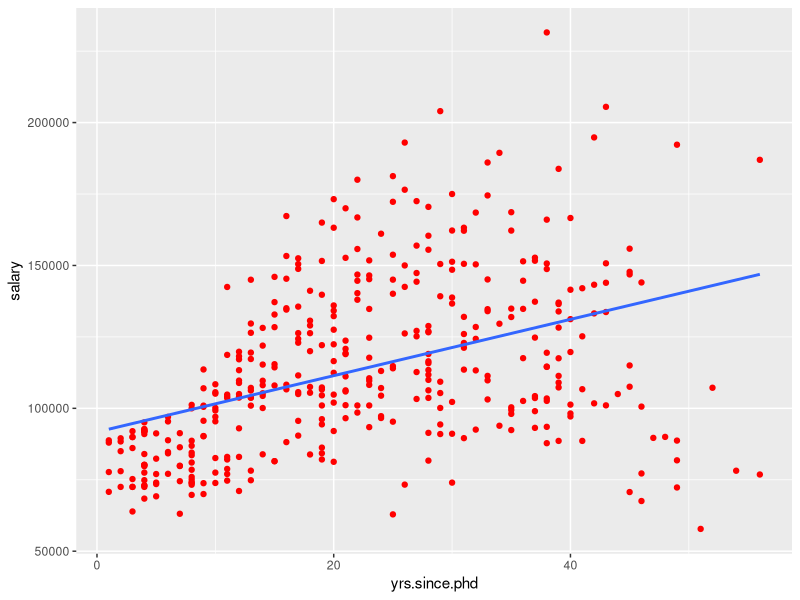
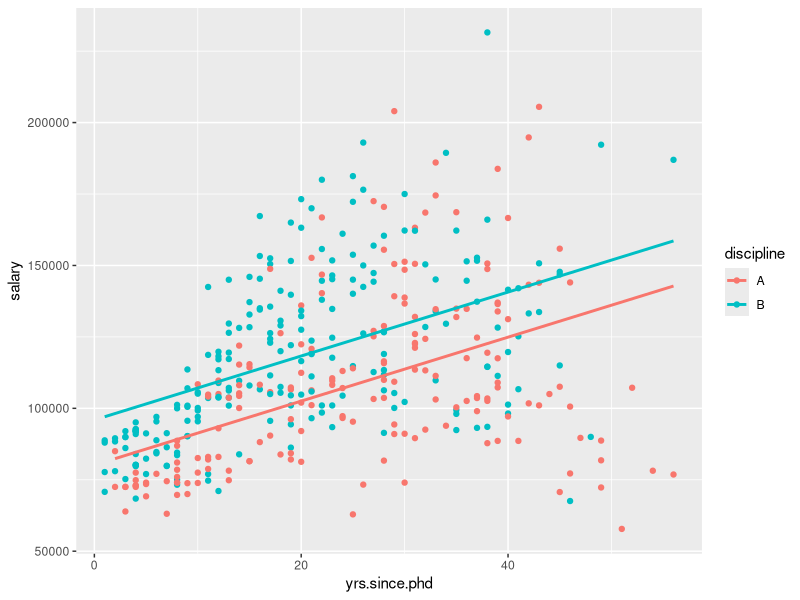
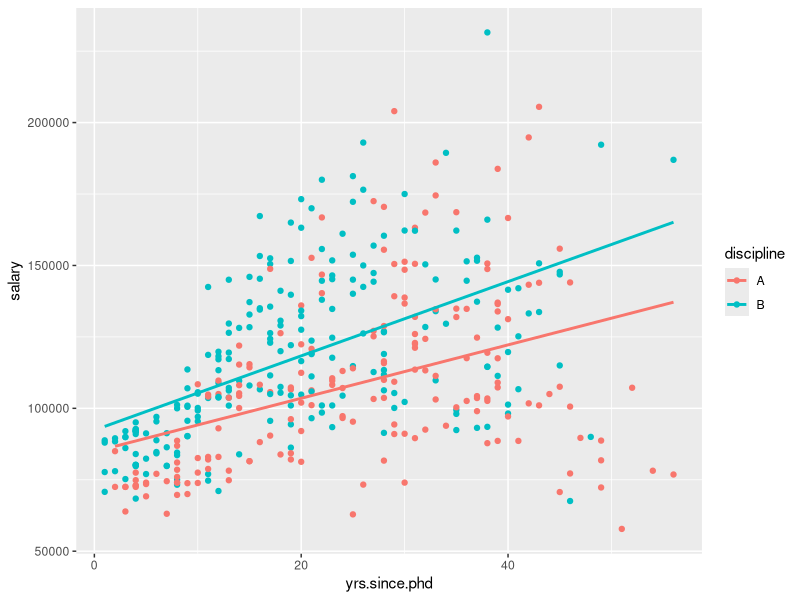
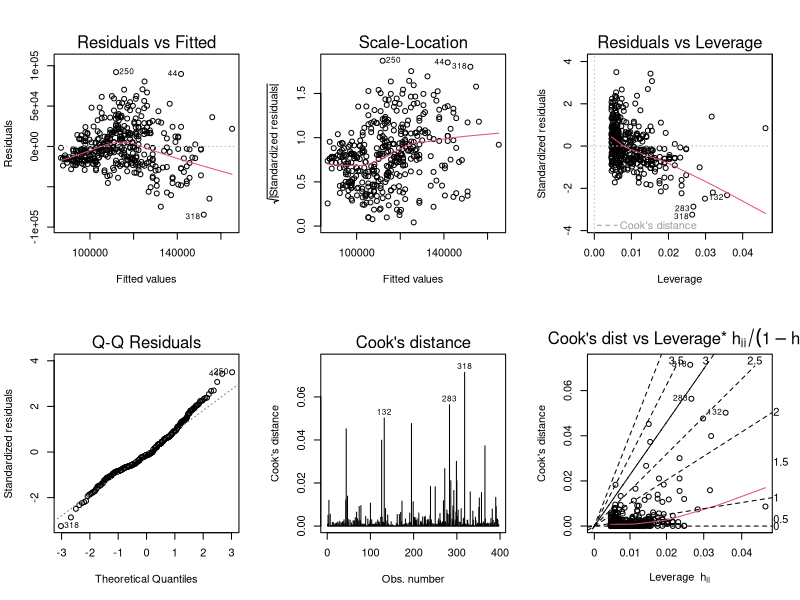

These figures' R source, in order:
### Stats with R Exercise sheet 7

##############################################################################
#Week8: Checking Assumptions underlying ANOVA and linear regression
##############################################################################

## This exercise sheet contains the exercises that you will need to complete and 
## submit by 23:55 on Sunday, January 1. Write the code below the questions. 
## If you need to provide a written answer, comment this out using a hashtag (#). 
## Submit your homework via cms

## Please write below your (and your teammates) name, matriculation number. 
## Name:Mrinal Mahindran-
## Matriculation number:7028742
## Name: Anas Mohammed Ali
## Matriculation number:7028821
## Name:Meenu Anil
## Matriculation number:7028669

###############################################################################
###############################################################################

# The following line of code clears your workspace.

rm(list = ls())


########
### Exercise 1
########

########
### Please, use ggplot to make plots in all exercises unless specified differently!
########


##a) Load the dataset Salaries from package carData and store it in a variable called data. 
# Familiarize yourself with the content of the dataset: 
# https://r-data.pmagunia.com/dataset/r-dataset-package-car-salaries

library(ggplot2)
library(dplyr)
library(car)
data("Salaries")
data <- Salaries


## b) Run a simple regression, just including 'years since PhD' as predictor and salary as the dependent variable
##  Store it in lm1

lm1 <- lm( salary ~ yrs.since.phd , data = data)
summary(lm1)


## c) Report and explain the effect of 'years since PhD'
# From the above result It can be seen that we cannot correctly predict salary from years since phD because we cannot see a good regression line as the points are highly scattered
# The intercept of the regression line on the salary axis is 91718.7 and has a positive slope of 985.3.




## d) Make a scatterplot of salary by 'years since PhD', including the regression line
ggplot(data, aes(y=salary, x=yrs.since.phd)) +
  geom_point(color = "red") +
  geom_smooth(method ='lm', se =FALSE)


## e) Next, fit a model of salary including 'years since PhD' and discipline as predictors, store it in lm2
lm2 <- lm( salary ~ yrs.since.phd + discipline +0 , data = data)
lm2

## f) Report and explain the effects of 'years since PhD' and discipline.
# From the above result we can see that both the disciplines A and B have the same slope of 1119. Discipline A has intercept of 80158 on the salary axis and discipline B has intercept of 95943.


##  Next we want to plot a model where both predictors are shown. For those we first store the predicted values
## of our model:
data$sal_pred = fitted(lm2)

## g) Now, plot the original data (salary by 'years since PhD' with different colors for discipline), but use the 
## fitted values (sal_pred) inside geom_smooth() or geom_line(), otherwise, it will display regression lines 
## assuming an interaction
## The resulting plot should show the data points in different colors and two parallel regression lines.
ggplot(data, aes(y=salary, x=yrs.since.phd, , color = discipline)) +
  geom_point() +
  geom_smooth(data= data, aes(y=sal_pred, x=yrs.since.phd),method="lm",se=FALSE)



## h) Run a regression model that includes also the interaction 
# between 'years since PhD' and discipline and store it as lm3
lm3 <- lm( salary ~ discipline + discipline:yrs.since.phd + 0, data=data)
lm3


## i) Plot the results of the model! (This time no need to specify the pred data set)
ggplot(data, aes(y=salary, x=yrs.since.phd, , color = discipline)) +
  geom_point() +
  geom_smooth(data= data, aes(y=fitted(lm3), x=yrs.since.phd),method="lm", se= FALSE )


## j) Report the results of lm3 and interpret with the help of the graph in i)
# The regression line of Discipline A has an intercept of 84845.4 and a slope of 933.9 while discipline B has an intercept of 92375.4s and a slope of 1299.3

# Also from the graph we can see that the regression lines are not parallel while including interaction unlike the graph in g.



## k) Do model checking on your model lm3, i.e. inspect the standard model plots provided by R (no ggplot, 
## see lecture notes for syntax)
par(mfcol=c(2,3))
plot(lm3,which = seq(1, 6))



## l) Interpret what you see in k) and possibly suggest further steps


